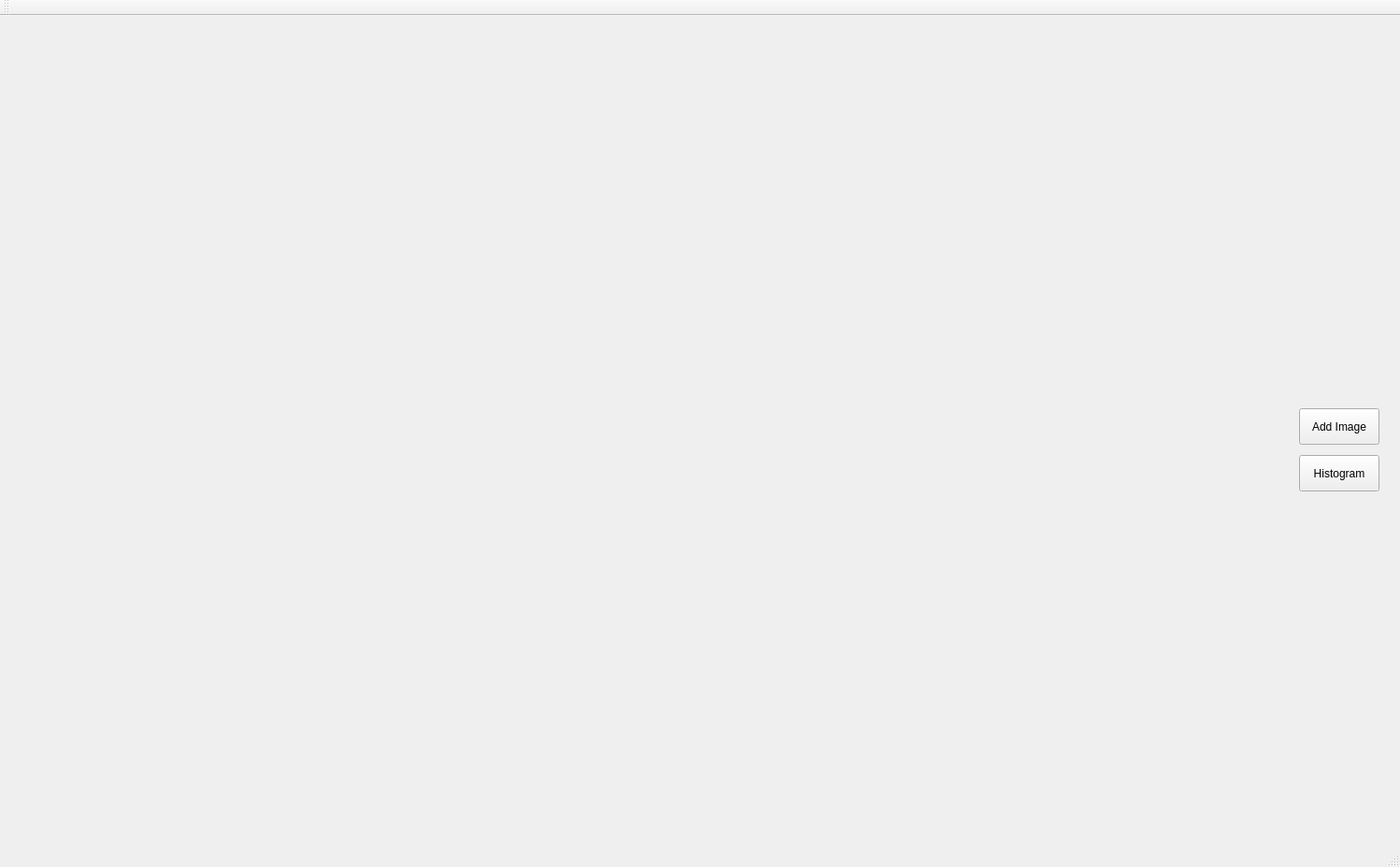
<?xml version="1.0" encoding="UTF-8"?>
<ui version="4.0">
 <class>MainWindow</class>
 <widget class="QMainWindow" name="MainWindow">
  <property name="geometry">
   <rect>
    <x>0</x>
    <y>0</y>
    <width>1498</width>
    <height>928</height>
   </rect>
  </property>
  <property name="windowTitle">
   <string>MainWindow</string>
  </property>
  <widget class="QWidget" name="centralWidget">
   <widget class="QPushButton" name="pushButton">
    <property name="geometry">
     <rect>
      <x>1390</x>
      <y>420</y>
      <width>86</width>
      <height>39</height>
     </rect>
    </property>
    <property name="text">
     <string>Add Image</string>
    </property>
   </widget>
   <widget class="QLabel" name="label_pic">
    <property name="geometry">
     <rect>
      <x>20</x>
      <y>10</y>
      <width>16</width>
      <height>21</height>
     </rect>
    </property>
    <property name="text">
     <string/>
    </property>
   </widget>
   <widget class="QLabel" name="label_pic_2">
    <property name="geometry">
     <rect>
      <x>900</x>
      <y>10</y>
      <width>31</width>
      <height>41</height>
     </rect>
    </property>
    <property name="text">
     <string/>
    </property>
   </widget>
   <widget class="QPushButton" name="pushButton_2">
    <property name="geometry">
     <rect>
      <x>1390</x>
      <y>470</y>
      <width>86</width>
      <height>39</height>
     </rect>
    </property>
    <property name="text">
     <string>Histogram</string>
    </property>
   </widget>
  </widget>
  <widget class="QMenuBar" name="menuBar">
   <property name="geometry">
    <rect>
     <x>0</x>
     <y>0</y>
     <width>1498</width>
     <height>22</height>
    </rect>
   </property>
  </widget>
  <widget class="QToolBar" name="mainToolBar">
   <attribute name="toolBarArea">
    <enum>TopToolBarArea</enum>
   </attribute>
   <attribute name="toolBarBreak">
    <bool>false</bool>
   </attribute>
  </widget>
  <widget class="QStatusBar" name="statusBar"/>
 </widget>
 <layoutdefault spacing="6" margin="11"/>
 <resources/>
 <connections/>
</ui>
